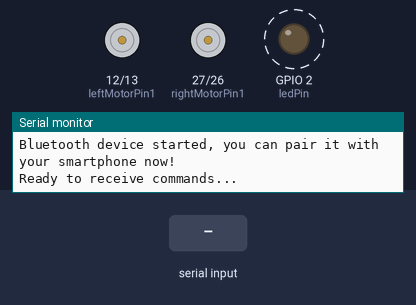
A sketch run on a simulated ESP32. On the bench: motor-driver pin pairs drawn as motors (green arrow = first pin HIGH = forward, orange = second pin HIGH = backward, longer = more drive, scaled by the enable pin), output pins drawn as LEDs (lit = HIGH), the last lines printed to the serial monitor. Dashed ring = blinking. The inputs (shaded band) are chosen by the test bench. Nothing arrives over Bluetooth unless stated.

Above: at 1.25 s.
1.3 s: "F" received over the second serial link
At 1.9 s:
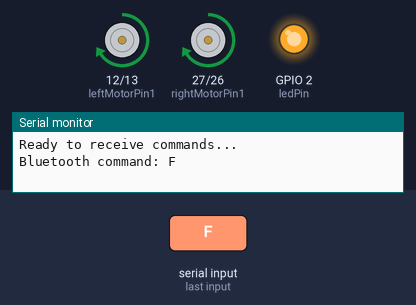
2.8 s: "B" received over Serial
At 4.0 s:
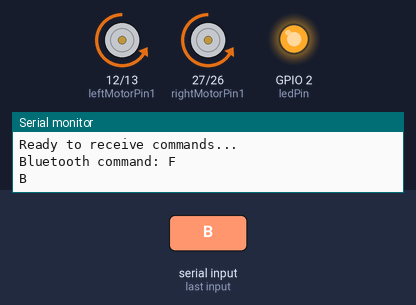
4.3 s: "R" received over Serial
At 5.3 s:
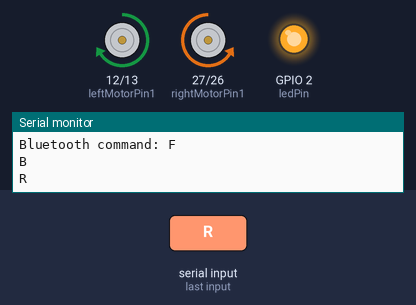
5.8 s: "L" received over the second serial link
At 6.5 s:
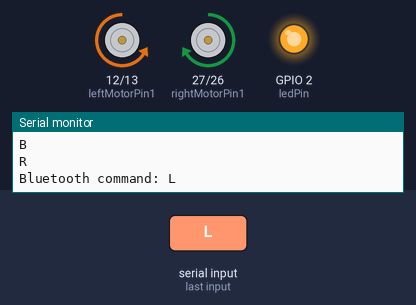
7.3 s: "G" received over Serial
At 7.6 s:
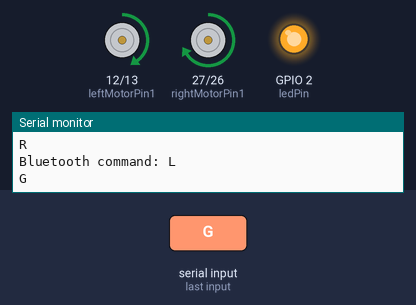
8.8 s: "H" received over the second serial link
At 10.0 s:
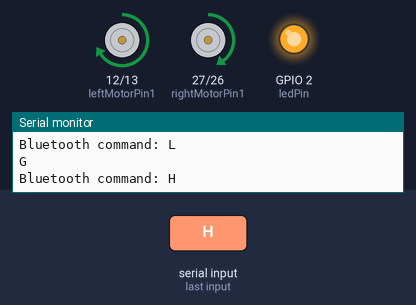
Timing chart, 0 to 11.3 s (numbered marks = the images above; inputs shaded):
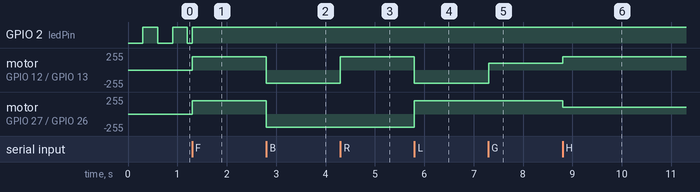

Measured:
- after the input at 1.3 s, motor on GPIO 12 (leftMotorPin1) / GPIO 13 (leftMotorPin2), motor on GPIO 27 (rightMotorPin1) / GPIO 26 (rightMotorPin2): stopped → forward 199/255 at once
- after the input at 2.8 s, motor on GPIO 12 (leftMotorPin1) / GPIO 13 (leftMotorPin2), motor on GPIO 27 (rightMotorPin1) / GPIO 26 (rightMotorPin2): forward 199/255 → backward 199/255 at once
- after the input at 4.3 s, motor on GPIO 12 (leftMotorPin1) / GPIO 13 (leftMotorPin2): backward 199/255 → forward 199/255 at once
- after the input at 5.8 s, motor on GPIO 12 (leftMotorPin1) / GPIO 13 (leftMotorPin2): forward 199/255 → backward 199/255 at once; motor on GPIO 27 (rightMotorPin1) / GPIO 26 (rightMotorPin2): backward 199/255 → forward 199/255 at once
- after the input at 7.3 s, motor on GPIO 12 (leftMotorPin1) / GPIO 13 (leftMotorPin2): backward 199/255 → forward 100/255 at once
- after the input at 8.8 s, motor on GPIO 12 (leftMotorPin1) / GPIO 13 (leftMotorPin2): forward 100/255 → forward 199/255 at once; motor on GPIO 27 (rightMotorPin1) / GPIO 26 (rightMotorPin2): forward 199/255 → forward 100/255 at once

The sketch:

Standard_Rover.ino
```cpp
#include <BluetoothSerial.h>
#define ledPin 2

// Check if Bluetooth is available
#if !defined(CONFIG_BT_ENABLED) || !defined(CONFIG_BLUEDROID_ENABLED)
#error Bluetooth is not enabled! Please run make menuconfig to enable it
#endif

BluetoothSerial SerialBT;

// Define motor control pins
// Left motor (simplified with parallel connection)
const int leftMotorPin1 = 12;  // IN1 on L298N
const int leftMotorPin2 = 13;  // IN2 on L298N
const int leftMotorPWM = 14;   // ENA on L298N

// Right motor (simplified with parallel connection)
const int rightMotorPin1 = 27; // IN3 on L298N
const int rightMotorPin2 = 26; // IN4 on L298N
const int rightMotorPWM = 25;  // ENB on L298N


int valSpeed = 200;     // Default motor speed (0-255)
int minTurnSpeed = 100; // Minimum speed for effective turning

// LEDC parameters
const int freq = 5000;
const int resolution = 8;  // 8-bit resolution (0-255)

bool isConnected= false;
unsigned long lastBlinkTime=0;
bool ledState=false;

void setup() {
    Serial.begin(115200);
    SerialBT.begin("ESP32_CarBot"); // Bluetooth device name
    Serial.println("Bluetooth device started, you can pair it with your smartphone now!");

    // Set up motor control pins
    pinMode(leftMotorPin1, OUTPUT);
    pinMode(leftMotorPin2, OUTPUT);
    pinMode(rightMotorPin1, OUTPUT);
    pinMode(rightMotorPin2, OUTPUT);

    // Configure PWM using the new LEDC API
    // For left motor PWM
    if(!ledcAttach(leftMotorPWM, freq, resolution)) {
        Serial.println("Failed to attach left motor PWM!");
    }

    // For right motor PWM
    if(!ledcAttach(rightMotorPWM, freq, resolution)) {
        Serial.println("Failed to attach right motor PWM!");
    }

    // Initialize  LED
    pinMode(ledPin, OUTPUT);
    digitalWrite(ledPin, LOW);


    // Stop all motors initially
    stopMotors();

    Serial.println("Ready to receive commands...");
}

void loop(){
    char command = 0;

    // Blink LED while not connected
    if (!isConnected) {
        unsigned long currentMillis = millis();
        if (currentMillis - lastBlinkTime >= 300) { // Blink every 300ms
            lastBlinkTime = currentMillis;
            ledState = !ledState;
            digitalWrite(ledPin, ledState);
        }
    }

    // Check Serial
    if (Serial.available() > 0) {
        command = Serial.read();
        Serial.println(command);
    }

    // Check Bluetooth
    if (SerialBT.available() > 0) {
        command = SerialBT.read();
        Serial.print("Bluetooth command: ");
        Serial.println(command);

        if (!isConnected) {
            isConnected = true;
            digitalWrite(ledPin, HIGH);  // Solid LED once connected
        }
    }

    // Process command
    if (command != 0) {
        processCommand(command);
    }
}


void processCommand(char command) {
    switch(command) {
        case 'F': {  // Move forward
            leftMotorForward();
            rightMotorForward();
            setMotorSpeeds(valSpeed, valSpeed);
            break;
        }
        case 'B': {  // Move backward
            leftMotorBackward();
            rightMotorBackward();
            setMotorSpeeds(valSpeed, valSpeed);
            break;
        }
        case 'R':{   // Turn right
            // Use higher speed for turning if current speed is too low
            int rightTurnSpeed = max(valSpeed, minTurnSpeed);
            leftMotorForward();
            rightMotorBackward();
            setMotorSpeeds(rightTurnSpeed, rightTurnSpeed);
            break;
        }
        case 'L':{   // Turn left
            // Use higher speed for turning if current speed is too low
            int leftTurnSpeed = max(valSpeed, minTurnSpeed);
            leftMotorBackward();
            rightMotorForward();
            setMotorSpeeds(leftTurnSpeed, leftTurnSpeed);
            break;
        }
        case 'G':{   // Forward left (curve)
            leftMotorForward();
            rightMotorForward();
            setMotorSpeeds(valSpeed/2, valSpeed);
            break;
        }
        case 'H':{   // Forward right (curve)
            leftMotorForward();
            rightMotorForward();
            setMotorSpeeds(valSpeed, valSpeed/2);
            break;
        }
        case 'S':{   // Stop all motors
            stopMotors();
            break;
        }

        // Set motor speed using single characters (0-9)
        case '0': valSpeed = 0; break;
        case '1': valSpeed = 50; break;   // Increased minimum speeds
        case '2': valSpeed = 75; break;
        case '3': valSpeed = 100; break;
        case '4': valSpeed = 125; break;
        case '5': valSpeed = 150; break;
        case '6': valSpeed = 175; break;
        case '7': valSpeed = 200; break;
        case '8': valSpeed = 225; break;
        case '9': valSpeed = 255; break;
    }
}

// New function to set individual motor speeds
void setMotorSpeeds(int leftSpeed, int rightSpeed) {
    ledcWrite(leftMotorPWM, leftSpeed);
    ledcWrite(rightMotorPWM, rightSpeed);
}

// Simplified setSpeed function for forward/backward movement
void setSpeed(int speed) {
    valSpeed = speed;
    setMotorSpeeds(speed, speed);
}

void leftMotorForward() {
    digitalWrite(leftMotorPin1, HIGH);
    digitalWrite(leftMotorPin2, LOW);
}

void leftMotorBackward() {
    digitalWrite(leftMotorPin1, LOW);
    digitalWrite(leftMotorPin2, HIGH);
}

void rightMotorForward() {
    digitalWrite(rightMotorPin1, HIGH);
    digitalWrite(rightMotorPin2, LOW);
}

void rightMotorBackward() {
    digitalWrite(rightMotorPin1, LOW);
    digitalWrite(rightMotorPin2, HIGH);
}

void stopMotors() {
    digitalWrite(leftMotorPin1, LOW);
    digitalWrite(leftMotorPin2, LOW);
    digitalWrite(rightMotorPin1, LOW);
    digitalWrite(rightMotorPin2, LOW);
    setMotorSpeeds(0, 0);
}
```
